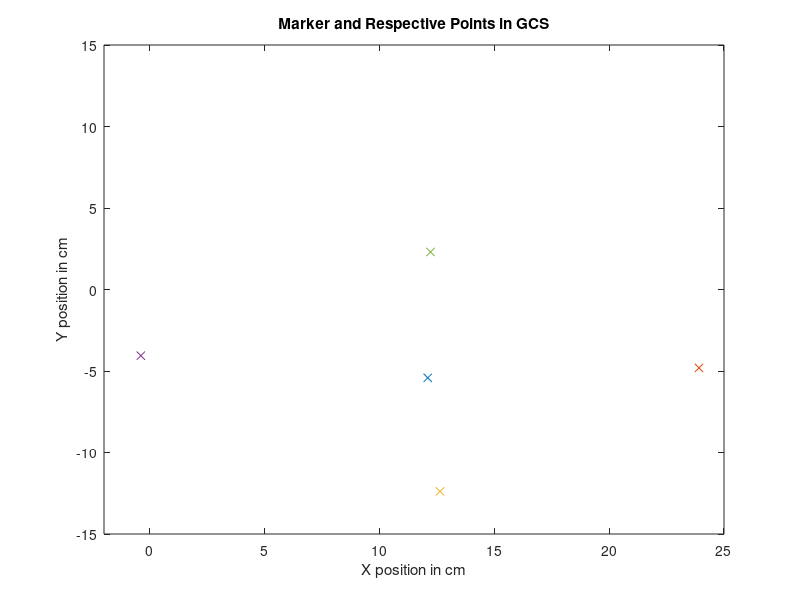

Write the MATLAB code that produced this figure. (Note: this script raises an error after producing the figure.)
%% SCRIPT for making plots of known points 

%   HT_marker % gives HT of marker in GCS
%% *NOTE THIS IS GRABBING THE MARKER OF THE POINTER TOOL NOT THE TIP OF IT

% HT =
%    1.0e+02 *
%   Columns 1 through 3
% 
%    0.009974577250615   0.000583450886642  -0.000409137793886                 
%   -0.000544623572142   0.009944216583374   0.000903294917300
%    0.000459558305524  -0.000878715884589   0.009950711761376
%                    0                   0                   0
% 
%   Column 4
% 
%    1.209811172485352
%   -0.541967926025391
%    0.029733953475952
%    0.010000000000000
%  


HT_marker =[0.009974577250615 0.000583450886642 -0.000409137793886 1.209811172485352;-0.000544623572142 0.009944216583374 0.000903294917300 -0.541967926025391;0.000459558305524 -0.000878715884589 0.009950711761376 0.029733953475952;0 0 0 1];
HT_marker =HT_marker*10^2; 
HT_marker(4,4) = 1;

% 
% HT_probe =
% 
%    1.0e+02 *
% 
%   Columns 1 through 3
% 
%   -0.008472358621040   0.000091498731631  -0.005311380929532
%   -0.000629539017062  -0.009945351029403   0.000832870654989
%   -0.005274734118653   0.001040010040363   0.008431818255481
%                    0                   0                   0
% 
%   Column 4
% 
%    2.391045684814453
%   -0.481037788391113
%    0.147910709381104
%    0.010000000000000
%    
 HT_probe1 = [-0.008472358621040 0.000091498731631 -0.005311380929532 2.391045684814453;-0.000629539017062 -0.009945351029403  0.000832870654989 -0.481037788391113;-0.005274734118653 0.001040010040363 0.008431818255481 0.147910709381104;0 0 0 1];
 HT_probe1 = HT_probe1*10^2;
 HT_probe1(4,4)=1;

% 
% HT_probe =
% 
%    1.0e+02 *
% 
%   -0.009998957530032   0.000054825273849  -0.000133575828538   1.263274536132813
%   -0.000071342811058  -0.009918858471452   0.001269313525734  -1.238341598510742
%   -0.000125532927683   0.001270134171121   0.009918215599160   0.174238567352295
%                    0                   0                   0   0.010000000000000
                   
 HT_probe2=[-0.009998957530032 0.000054825273849 -0.000133575828538 1.263274536132813;-0.000071342811058 -0.009918858471452 0.001269313525734 -1.238341598510742;-0.000125532927683 0.001270134171121 0.009918215599160 0.174238567352295;0 0 0 1]*10^2;
 HT_probe2(4,4) =1;
 
 
 
 
% HT_probe =
% 
%   -0.999302782323201   0.026871031373058   0.025920974404091  -3.947761774063110
%   -0.024344378729772  -0.995340407118003   0.093299652638316 -40.604423522949219
%    0.028307251109403   0.092603572453319   0.995300596756333  11.295743942260742
%                    0                   0                   0   1.000000000000000

HT_probe3 = [-0.999302782323201   0.026871031373058   0.025920974404091  -3.947761774063110;-0.024344378729772  -0.995340407118003   0.093299652638316 -40.604423522949219; 0.028307251109403   0.092603572453319   0.995300596756333  11.295743942260742;0 0 0 1];
 



% HT_probe =
% 
%    1.0e+02 *
% 
%   -0.000051153073344  -0.009999855310579   0.000016647239379   1.221812667846680
%    0.009600678823753  -0.000053767691372  -0.002797154832773   0.230246334075928
%    0.002797203869264   0.000001674173227   0.009600814950353   0.056256632804871
%                    0                   0                   0   0.010000000000000


HT_probe4 = [-0.000051153073344  -0.009999855310579   0.000016647239379   1.22181266784668; 0.009600678823753  -0.000053767691372  -0.002797154832773   0.230246334075928; 0.002797203869264   0.000001674173227   0.009600814950353   0.056256632804871;0 0 0 1]*10^2;
HT_probe4(4,4) =1;




% 2D PLOT FOR MARKER 
% Quiver(Xpnt Xpnt,Ypnt Ypnt,Xmag1, Xmag2,Ymag1 Ymag2)
quiver(HT_marker([1 1],4)',HT_marker([2 2],4)',HT_marker(1,1:2),HT_marker(2,1:2))
text(HT_marker(1,4)+HT_marker(1,1:2),HT_marker(2,4)+HT_marker(2,1:2),{'x','y'})
title('2D location of marker in GCS')




%3D PLOT FOR MARKER 
quiver3(HT_marker([1 1 1],4)',HT_marker([2 2 2],4)',HT_marker([3 3 3],4)',HT_marker(1,1:3),HT_marker(2,1:3),HT_marker(3,1:3))
text(HT_marker(1,4)+HT_marker(1,1:3),HT_marker(2,4)+HT_marker(2,1:3),HT_marker(3,4)+HT_marker(3,1:3),{'x','y','z'})
title('3D location of marker in GCS')

 
% 2D PLOT OF MARKER LOCATION AND DIGITIZED POINTS
plot(HT_marker(1,4)/10,HT_marker(2,4)/10,'x')
hold on
plot(HT_probe1(1,4)/10,HT_probe1(2,4)/10,'x')
plot(HT_probe2(1,4)/10,HT_probe2(2,4)/10,'x')
plot(HT_probe3(1,4)/10,HT_probe3(2,4)/10,'x')
plot(HT_probe4(1,4)/10,HT_probe4(2,4)/10,'x')
xlim([-2 25])
ylim([-15 15])
title('Marker and Respective Points in GCS')
xlabel('X position in cm')
ylabel('Y position in cm')


        %% Transforming to get tip of pointer in LCS
        
        
        %This if for when tip is 10cm in x and 5cm in down in y away fronm
        %GCS
        
        %Tip is about same in x and -5 y as lCS
        
        
        
        %    1.0e+02 *
% 
%    0.009975976794355   0.000572612187871  -0.000389874698840   1.207168350219727
%   -0.000537520656239   0.009948634712389   0.000857752239030  -0.541205215454102
%    0.000436988034861  -0.000834735072790   0.009955513990530   0.029542670249939
%                    0                   0                   0   0.010000000000000

     
  HT_marker =[0.009975976794355   0.000572612187871  -0.000389874698840   1.207168350219727;  -0.000537520656239   0.009948634712389   0.000857752239030  -0.541205215454102;   0.000436988034861  -0.000834735072790   0.009955513990530   0.029542670249939;0 0 0 1]*10^2;
  HT_marker(4,4) =1 ;

% 
% HT_probe =
% 
%    1.0e+02 *
% 
%    0.009997543049848   0.000221583560696   0.000005804485998   1.205878829956055
%   -0.000220237049375   0.009900356631282   0.001390839392424  -3.002082824707031
%    0.000025072066349  -0.001390625506405   0.009902804253969   0.407292633056641
%                    0                   0                   0   0.010000000000000


      
 HT_probe = [0.009997543049848   0.000221583560696   0.000005804485998   1.205878829956055; -0.000220237049375   0.009900356631282   0.001390839392424  -3.002082824707031;0.000025072066349  -0.001390625506405   0.009902804253969   0.407292633056641;0 0 0 1]*10^2;
 HT_probe(4,4)=1;

 
 
% XP =
% 
%    1.0e+02 *
% 
%    0.005840000000000
%    1.721680000000000
%   -0.068890000000000
%    0.010000000000000
%         
%         
         
XP= [ 0.005840000000000;1.721680000000000;-0.068890000000000;1]*10^2;
   

      
    



%% TESTING QUAT,BL HTs

load('MetriaData')

metdata = metdata1;

markeridx = find(metdata==73);

probeidx = find(metdata==9);

quat_RB =metdata(markeridx(1)+(4:7));
size(quat_RB) ;
quat_pointer = metdata(probeidx(1)+(4:7));

 quat_RB= circshift(quat_RB,1,2); % added to compensate for quaternion shifted by 1 -- needed to update for 2014 matlab
 quat_pointer = circshift(quat_pointer,1,2);

% XYZ point 
P_RB = metdata(:,markeridx(1)+(1:3))';
P_pointer = metdata(:,probeidx(1)+(1:3))';

% % Each quaternion represents a 3D rotation and is of the form 
% % q = [w(SCALAR REAL) qx qy qz]
% 
%  HT_UDP = quat2tform(Quat_UDP);
%  HT_UDP(1:3,4) = P;
%  HT_UDP
% 
% Now have HT matrix like is outout from MOCAP
%KCS 2.9.21 need to convert to HT from Quaternion without quat2tform for
%MATLAB 2014
% HT_marker = quat2tform(quat_RB);
HT_marker = Quaternion2tForm(quat_RB);
HT_marker(1:3,4,:) = P_RB;

HT_marker


% HT_probe = quat2tform(quat_pointer) ; 
HT_probe = Quaternion2tForm(quat_pointer);
HT_probe(1:3,4,:) = P_pointer;
HT_probe
   
        


 %HT marker in GCS
  TRB_G = HT_marker;
        
  % offset of the tip of the pointer tool from the marker in that
  % markers cs
  
  load('Marker9Offset.mat');
 
  XP = ID9;

  %Getting tip of pointer tool in GCS -CORRECT!!!!
  Ptip_G =HT_probe*XP;
       
  %GCS to RB frame
   TG_RB = inv(TRB_G);
        
   %Tip of pointer tool in LCS - DOES NOT MAKE SENSE
    Ptip_RB = TG_RB*Ptip_G
        
   %Getting RB marker in it's own CS IE LCS
    PRB_RB = TG_RB*TRB_G(:,4);
       
